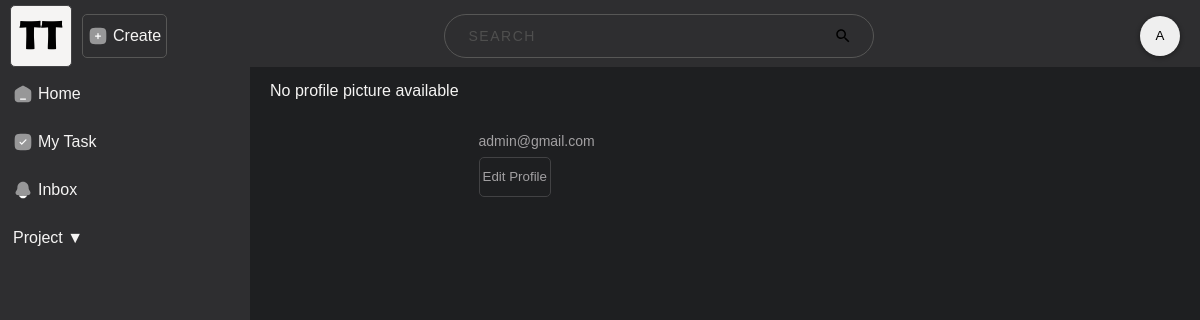
The app's page /user/admin (signed in), older data.
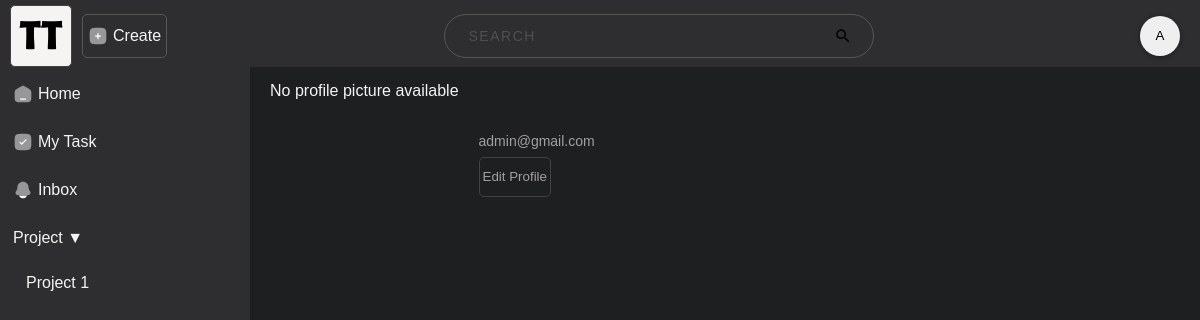
The same page, newer data.
### base/models.py (models this page shows)
class Projects(models.Model):
    PRIORITY_CHOICES = [
        ("", "Select Priority"),
        ("H", "High"),
        ("M", "Medium"),
        ("L", "Low"),
    ]
    project_id = models.AutoField(primary_key=True)
    user_id = models.ManyToManyField(User, through="ProjectUsers")
    project_name = models.CharField(max_length=255)
    description = models.CharField(max_length=255)
    start_date = models.DateField()
    end_date = models.DateField()
    priority = models.CharField(max_length=1, choices=PRIORITY_CHOICES, default="")
    def __str__(self):
        return self.project_name

### base/views.py (the view)
# urls.py: path("user/<str:username>", user_profile, name="user_profile"),
@login_required
def user_profile(request, username):
    return render(request, "profile.html")

### base/templatetags/customtags.py (called while the page is built)
@register.simple_tag
def list_of_projects(username):
    desired_user = User.objects.get(username=username)
    user_projects = Projects.objects.filter(projectusers__user_id=desired_user)
    return user_projects

@register.simple_tag
def get_initials_of_fullname(input_string):
    words = input_string.split()
    first_letters = ''.join(word[0] for word in words[:2]).upper()
    return first_letters

### base/templates/profile.html (shortened to what this page needs)
{% extends 'base.html' %}
{% block content %}
<div class="main-content">
    <div class="userinfo-profilepic">
        <div class="profile-picture">
            {% if user.userprofile.profile_picture %}
            <img src="{{ user.userprofile.profile_picture.url }}" alt="Profile Picture">
            {% else %}
            <p>No profile picture available</p>
            {% endif %}
        </div>
        <div class="user-personal-info">
            <div class="user-email">
                <p>{{ user.email }}</p>
                <button class="edit-profile-btn" onclick="editprofile_popup_toggle()">Edit Profile</button>
            </div>
        </div>
    </div>
</div>
{% endblock %}

### base/templates/base.html (shortened to what this page needs)
<html lang="en">
<head>
    {% load static %}
    {% load customtags %}
    <link rel="stylesheet" href="{% static 'css/styles.css' %}">
    <link rel="stylesheet" href="{% static 'css/tab-style.css' %}">
</head>
<body>
    <div class="navbar">
        <div class="logo-container">
            <a href="{% url 'home' %}">
                <div class="logo collapse-toggle-btn">
                    <img src="{% static 'image/teamtrack_logo.png' %}" alt="logo">
            </a>
        </div>
    </div>
    <a href="{% url 'create_project' %}">
        <div class="create-project-btn popup-btn overlay-border related-btn-img">
            <img class="svg-img" src="{% static 'image/add-square.svg' %}" alt="create">
            <p>Create</p>
        </div>
    </a>
    <div class="search__container">
        <input class="search__input" type="text" placeholder="Search">
    </div>
    <div class="navbar-right">
        {% if user.is_authenticated %}
        {% if user.userprofile.profile_picture %}
        <img id="popup-btn" src="{{ user.userprofile.profile_picture.url }}" alt="Profile Picture">
        {% else %}
        <button class="profpic" id="popup-btn" style="color: black;">{% get_initials_of_fullname request.user.username %}</button>
        {% endif %}
        {% endif %}
    </div>
    <div class="sidebar">
        <ul>
            <li class="related-btn-img">
                <a href="{% url 'home' %}" class="full-width">
                    <img src="{% static 'image/home.svg' %}" alt="">
                    Home
                </a>
            </li>
            <li class="related-btn-img">
                <a href="#" class="full-width">
                    <img src="{% static 'image/check-square.svg' %}">
                    My Task
                </a>
            </li>
            <li class="related-btn-img">
                <a href="#" class="full-width">
                    <img src="{% static 'image/bell.svg' %}" alt="">
                    Inbox
                </a>
            </li>
            <li>
                <div class="collapsible-project">Project ▼</div>
                <div class="collapsible-content">
                    <div class="project-scroll-container">
                        <div class="project-item sidebar-project" id="projectListContainer">
                            <ul>
                                {% if user.is_authenticated %}
                                {% list_of_projects request.user.username as user_projects %}
                                {% for user_project in user_projects %}
                                <li><a href="{% url 'project_view' user_project.project_id %}">{{ user_project }}</a>
                                </li>
                                {% endfor %}
                                {% endif %}
                            </ul>
                        </div>
                    </div>
                </div>
            </li>
        </ul>
    </div>
    <div class="container">
        {% block content %}
        {% endblock %}
    </div>
</body>
</html>

Row changes from the older to the newer data that the page shows:
added Projects: project_name "Project 1"
